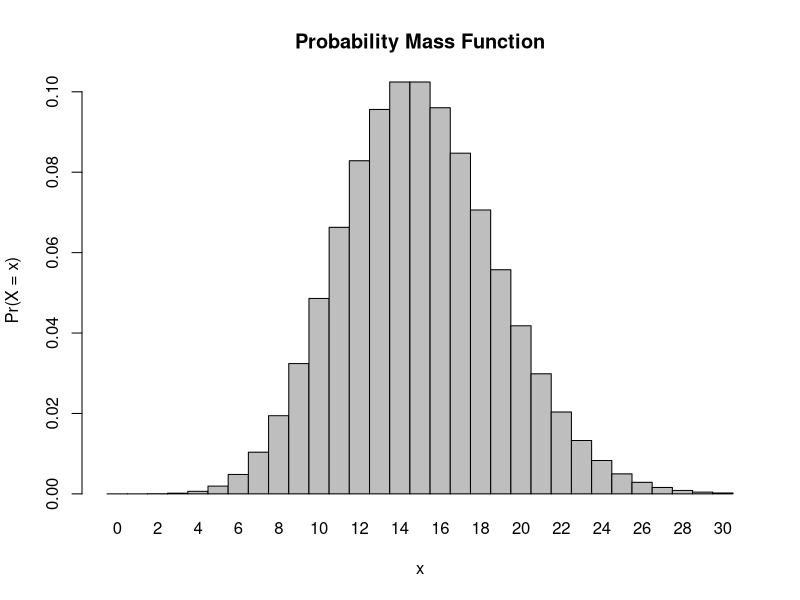
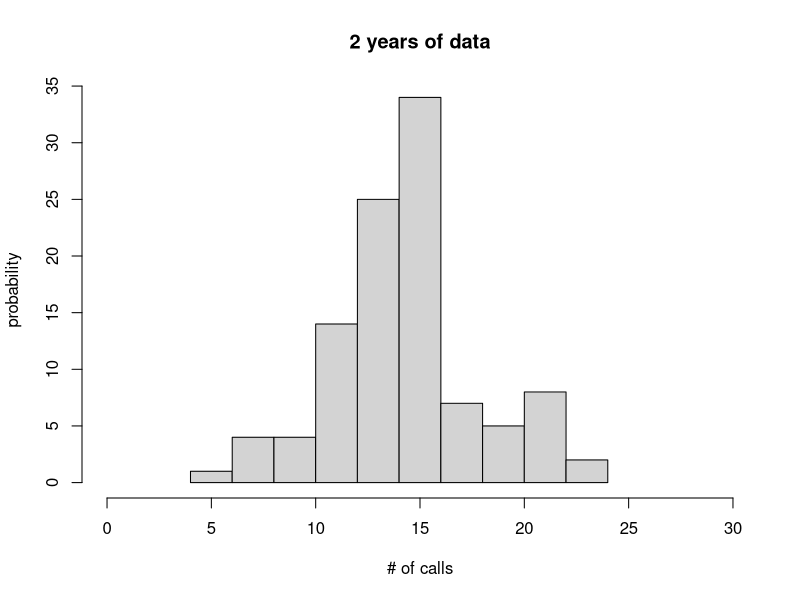

Write R code to recreate these figures, in order.
## ---- chunk 1
x <- 8
l <- 15
probset <- 1 - dpois(x, lambda = l)
sum(probset)
probset <- ppois(x, lambda =l, upper.tri(TRUE))
probset
## ---- chunk 2
x <- 0
l <- 15
probset <- dpois(x, lambda = l)
probset
## ---- chunk 3
x <- 3
l <- 15
probset <- dpois(x, lambda = l)
probset
## ---- chunk 4
x <- 0:30
l <- 15
probset <- dpois(x, lambda = l)
barplot(probset, names.arg = x, space = 0, xlab = "x", ylab = "Pr(X = x)", main = "Probability Mass Function")
## ---- chunk 5
x <- 104
lambda <- 15
stimulation <- rpois(x, lambda)
stimulation
## ---- chunk 6
x <- 104
lambda <- 15
stimulation <- rpois(x, lambda)
hist(stimulation, xlab = "# of calls", ylab = "probability", main = "2 years of data", xlim = c(0,30))
